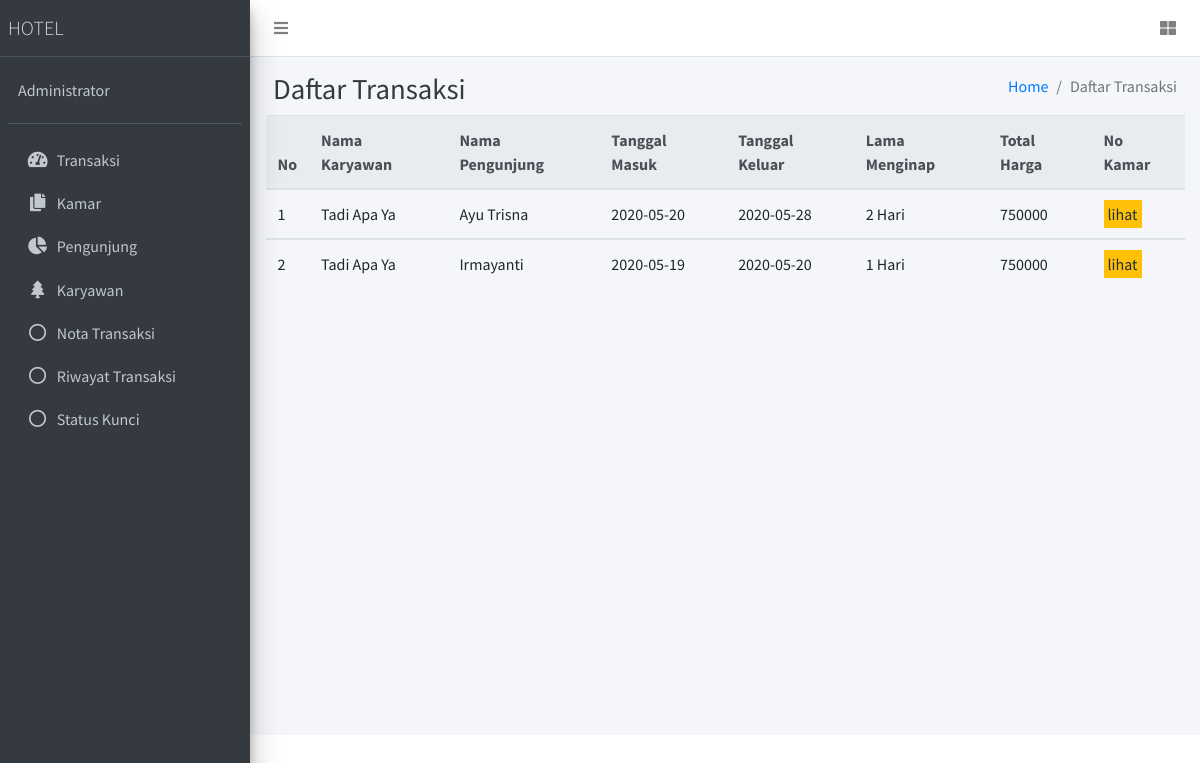
Before: /transaksi/daftarTransaksi with the older database file.
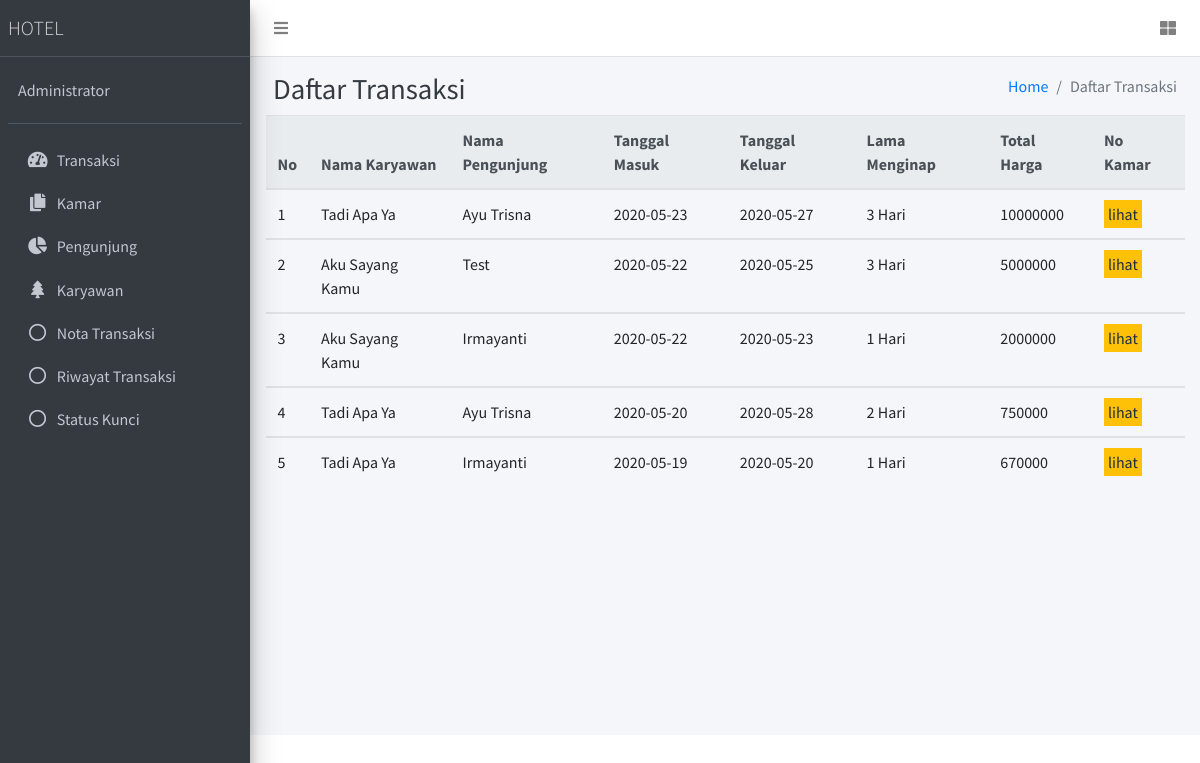
After: the same page with the newer database file.
### tables this page shows
CREATE TABLE `transaksi` (
  `no_transaksi` int(11) NOT NULL,
  `id_pengunjung` int(10) NOT NULL,
  `id_karyawan` varchar(10) NOT NULL,
  `tanggal_masuk` date NOT NULL,
  `tanggal_keluar` date NOT NULL,
  `lama_menginap` int(11) NOT NULL,
  `no_kamar` int(11) NOT NULL,
  `total_harga` bigint(20) NOT NULL
);

CREATE TABLE `karyawan` (
  `id_karyawan` varchar(10) NOT NULL,
  `nama` varchar(30) NOT NULL,
  `jk` enum('perempuan','laki-laki') NOT NULL,
  `alamat` varchar(20) NOT NULL,
  `no_hp` varchar(20) NOT NULL
);

CREATE TABLE `pengunjung` (
  `id_pengunjung` int(10) NOT NULL,
  `nama` varchar(30) NOT NULL,
  `alamat` varchar(20) NOT NULL,
  `jk` enum('perempuan','laki-laki') NOT NULL,
  `no_hp` varchar(20) NOT NULL,
  `no_ktp` bigint(16) NOT NULL
);

### app/core/Controller.php (called while the page is built, shortened)
<?php
class Controller
{
    public function view($view, $data = [])
    {
        require_once 'app/views/' . $view . '.php';
    }
    public function model($model)
    {
        return new $model;
    }
}

### app/controllers/Transaksi.php (called while the page is built, shortened)
<?php
class Transaksi extends Controller
{
    public function daftarTransaksi()
    {
        $data['judul'] = "Daftar Transaksi";
        $data['daftar'] = $this->model('Transaksi_model')->selectAll();
        $this->view('transaksi/daftarTransaksi', $data);
    }
}

### app/core/App.php (called while the page is built, shortened)
<?php
class App
{
    protected $controller = 'transaksi',
        $method = 'index',
        $params = [];
    public function __construct()
    {
        $url = $this->parseURL();
        if ($url) {
            if (file_exists('app/controllers/' . $url[0] . '.php')) {
                unset($url[0]);
            }
        }
        $this->controller = new $this->controller;
        if (isset($url[1])) {
            if (method_exists($this->controller, $url[1])) {
                $this->method = $url[1];
            }
        }
        call_user_func_array([$this->controller, $this->method], $this->params);
    }
    public function parseURL()
    {
        if (isset($_SERVER['REQUEST_URI'])) {
            $url = rtrim($_SERVER['REQUEST_URI'], '/');
            $url = substr($url, 1);
            $url = filter_var($url, FILTER_SANITIZE_URL);
            $url = explode('/', $url);
            return $url;
        }
    }
}

### index.php (called while the page is built, shortened)
<?php
$app = new App;

### app/core/Database.php (called while the page is built, shortened)
<?php
class Database
{
    private $host = DB_HOST;
    private $user = DB_USER;
    private $pass = DB_PASS;
    private $db_name = DB_NAME;
    private $dbh;
    private $stmt;
    public function __construct()
    {
        $dsn = 'mysql:host=' . $this->host . ';dbname=' . $this->db_name;
        $option = [
            PDO::ATTR_PERSISTENT => true,
            PDO::ATTR_ERRMODE => PDO::ERRMODE_EXCEPTION
        ];
        try {
            $this->dbh = new PDO($dsn, $this->user, $this->pass, $option);
        } catch (PDOException $e) {
            die($e->getMessage());
        }
    }
    public function query($query)
    {
        $this->stmt = $this->dbh->prepare($query);
    }
    public function execute()
    {
        $this->stmt->execute();
    }
    public function resultSet()
    {
        $this->execute();
        return $this->stmt->fetchAll(PDO::FETCH_ASSOC);
    }
}

### app/models/Transaksi_model.php (called while the page is built, shortened)
<?php
class Transaksi_model
{
    private $db;
    public function __construct()
    {
        $this->db = new Database;
    }
    public function selectAll()
    {
        $this->db->query('SELECT a.no_transaksi, b.nama as namaKaryawan, c.nama as namaPengunjung, a.tanggal_masuk,a.tanggal_keluar,a.lama_menginap,a.total_harga
        FROM transaksi a
        INNER JOIN karyawan b on b.id_karyawan = a.id_karyawan
        INNER JOIN pengunjung c on c.id_pengunjung = a.id_pengunjung
        ORDER BY a.total_harga DESC');
        return $this->db->resultSet();
    }
}

### app/views/transaksi/daftarTransaksi.php (the view, shortened to what this page needs)
<div class="content-header">
    <div class="container" id="flasher">
<div class="container-fluid">
    <div class="row mb-2">
        <div class="col-sm-6">
            <h1 class="m-0 text-dark">Daftar Transaksi</h1>
        </div>
        <div class="col-sm-6">
            <ol class="breadcrumb float-sm-right">
                <li class="breadcrumb-item"><a href="<?= BASEURL ?>">Home</a></li>
                <li class="breadcrumb-item active">Daftar Transaksi</li>
            </ol>
        </div>
    </div>
</div>
</div>
<div class="container">
    <table class="table">
        <thead class="thead-light">
            <tr>
                <th>No</th>
                <th>Nama Karyawan</th>
                <th>Nama Pengunjung</th>
                <th>Tanggal Masuk</th>
                <th>Tanggal Keluar</th>
                <th>Lama Menginap</th>
                <th>Total Harga</th>
                <th>No Kamar</th>
            </tr>
        </thead>
        <?php $no = 1; ?>
        <?php foreach ($data['daftar'] as $daftar) : ?>
            <tbody>
                <tr>
                    <td> <?= $no ?></td>
                    <td><?= $daftar['namaKaryawan'] ?></td>
                    <td><?= $daftar['namaPengunjung'] ?></td>
                    <td><?= $daftar['tanggal_masuk'] ?></td>
                    <td><?= $daftar['tanggal_keluar'] ?></td>
                    <td><?= $daftar['lama_menginap'] ?> Hari</td>
                    <td><?= $daftar['total_harga'] ?></td>
                    <td><span id="lihatKamar" data-id="<?= $daftar['no_transaksi'] ?>" class="badge-warning p-1" data-toggle="modal" data-target="#exampleModal" style="cursor:pointer">lihat</span></td>
                </tr>
                <?php $no += 1; ?>
            </tbody>
        <?php endforeach; ?>
    </table>
</div>

Changed rows visible on the page:
added transaksi: id_karyawan.nama "Tadi Apa Ya", id_pengunjung.nama "Ayu Trisna", tanggal_masuk "2020-05-23", tanggal_keluar "2020-05-27", lama_menginap "3", total_harga "10000000"
added transaksi: id_karyawan.nama "Aku Sayang Kamu", id_pengunjung.nama "Test", tanggal_masuk "2020-05-22", tanggal_keluar "2020-05-25", lama_menginap "3", total_harga "5000000"
added transaksi: id_karyawan.nama "Aku Sayang Kamu", id_pengunjung.nama "Irmayanti", tanggal_masuk "2020-05-22", tanggal_keluar "2020-05-23", lama_menginap "1", total_harga "2000000"
changed transaksi (number 5 of 5 on the later page): total_harga "750000" → "670000"
